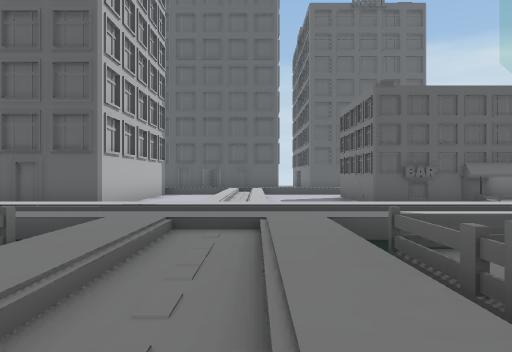
View 1 (above)

24 first-person views from a walk through a Unity game level. The camera is 1.2 m above the floor, looks level and sees 70° across. The floor is counted in squares, 2 m on a side. Each view is taken from the middle of a square. On the plan, view 1 faces up. The plan holds only what a view shows up to about 10 squares ahead; the rest is blank. The place goes on beyond the plan. The player character is not drawn.

View 2
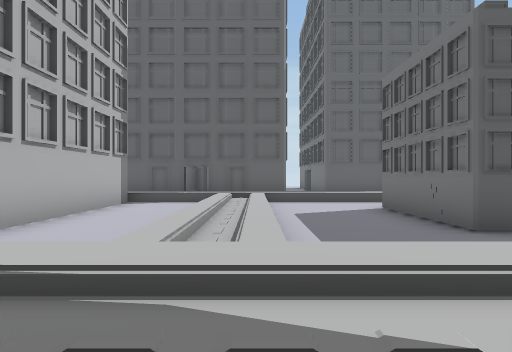

View 3
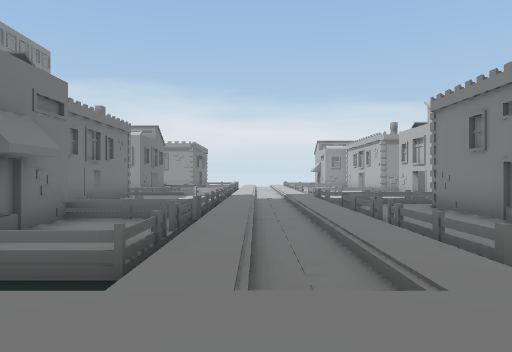

View 4
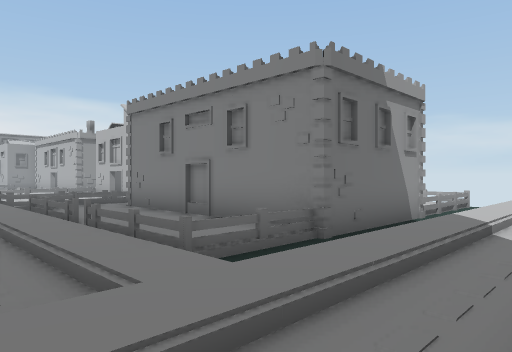

View 5
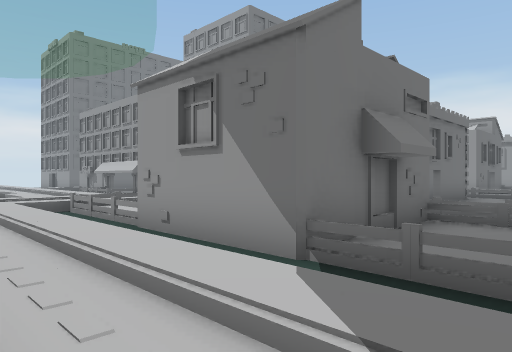

View 6
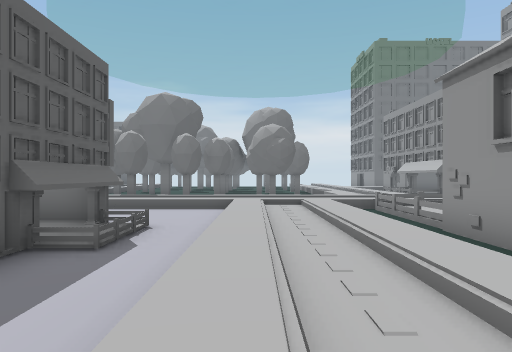

View 7
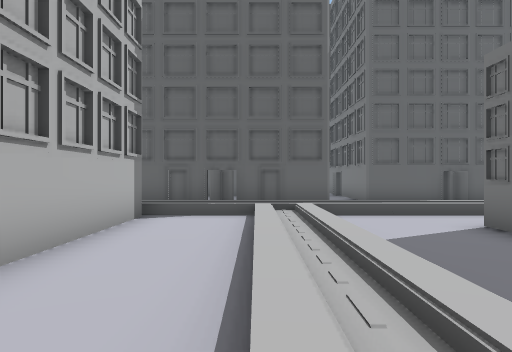

View 8
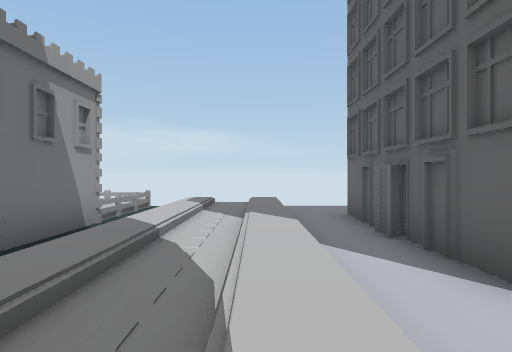

View 9
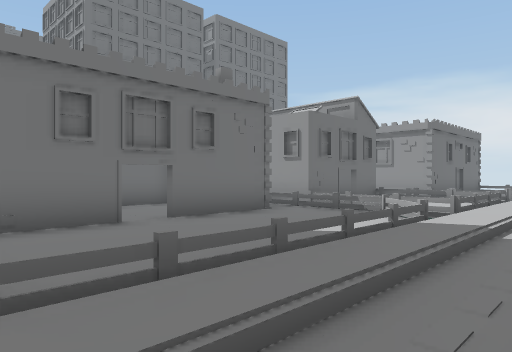

View 10
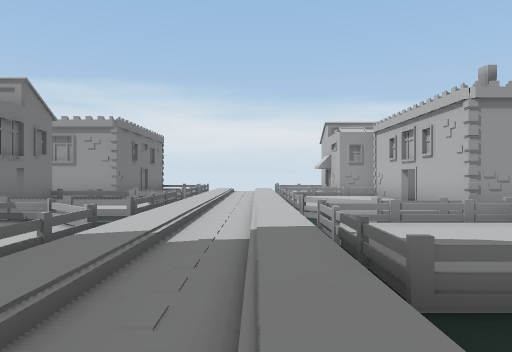

View 11
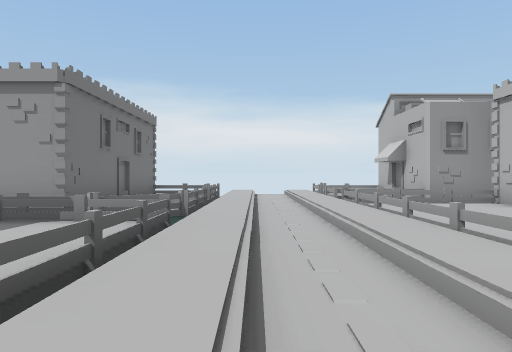

View 12
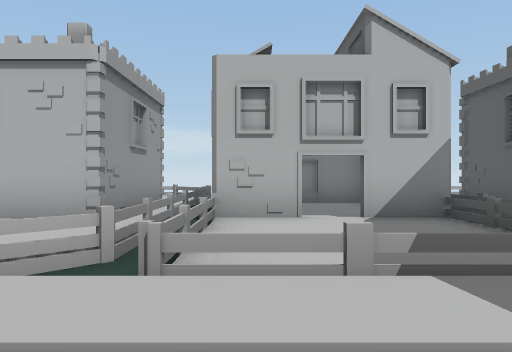

View 13
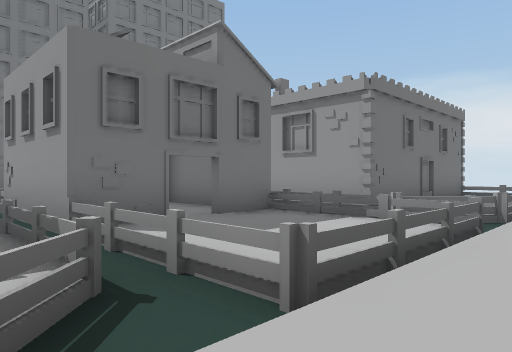

View 14
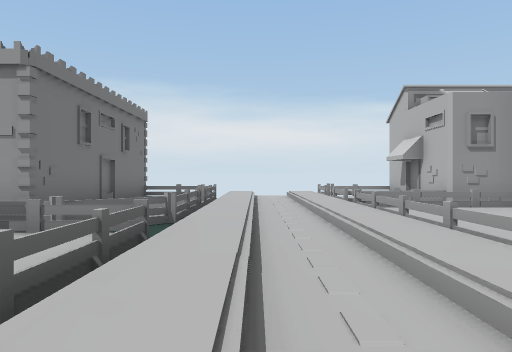

View 15
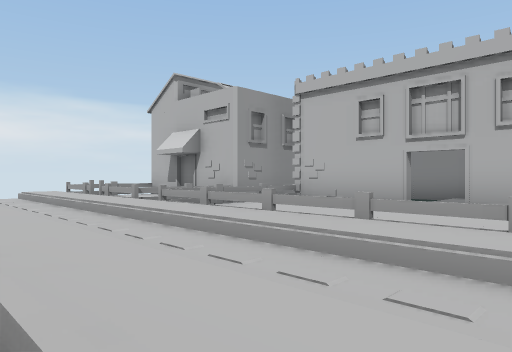

View 16
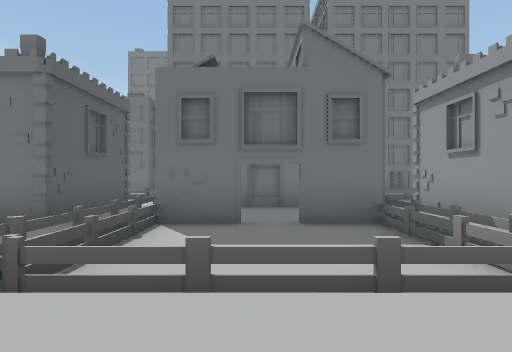

View 17
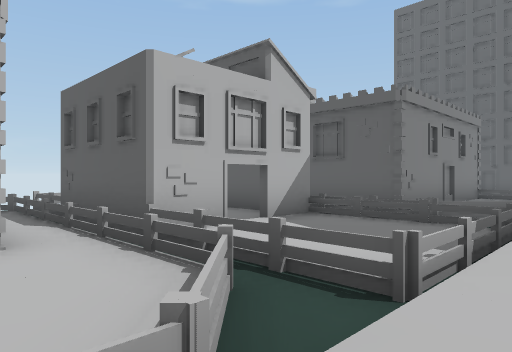

View 18
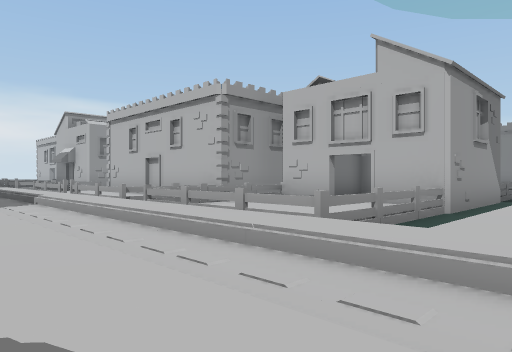

View 19
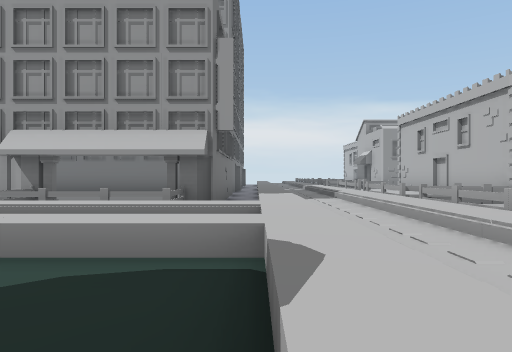

View 20
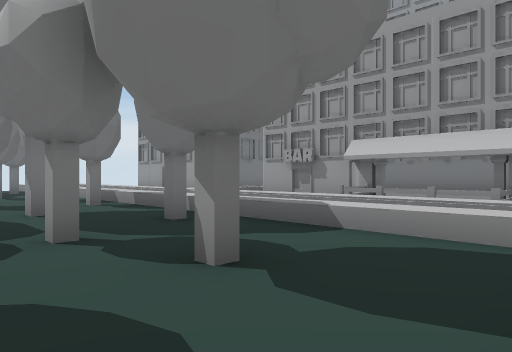

View 21
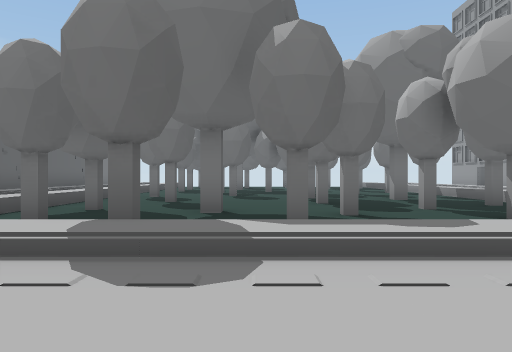

View 22
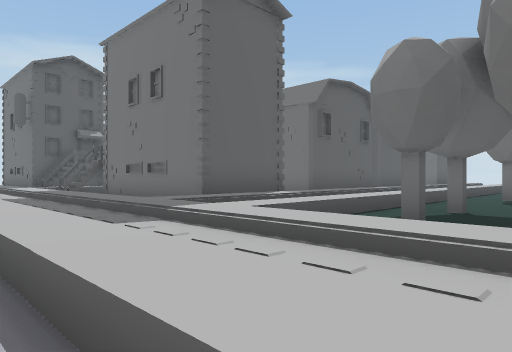

View 23
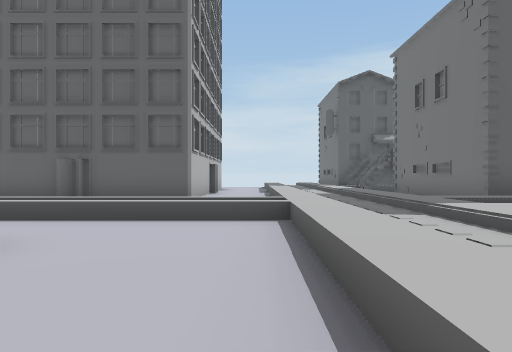

View 24
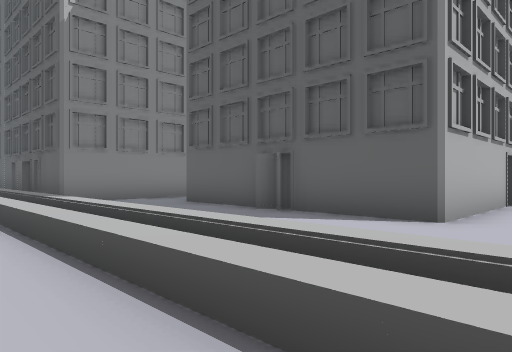

### Floor plan
Key: @ floor where view 1 was taken; # wall or solid block; . main floor; : floor 0.25 m higher than the main floor; + floor 0.5 m higher than the main floor; / step, stairs or slope; B building; F fence; H house; C column; T tree; O other object.
Columns run from 11 left of view 1 to 20 right of it. Each row starts with its distance up from view 1.
 20                    #.  :/ #
 19                    #. +:/ #
 18             B.######. +:/ #
 17             B........ +:/ #
 16        BBBBBB         +:/ ##  O
 15        ///////////////+:+++++++
 14         //////////////+:::::::
 13        B..//...   ....+:////////
 12        B..//..#    ...+:/ T/T..T
 11        B..//..#    ...+:/ ...T..
 10        B..//..#   # ..+:T .T....
  9        B..//..##F## ..+:/T......
  8 ..BBBBBB..//....///...+:/..T...T
  7 ..........//..........+:/....T.
  6 +++++++++++++++++++++++:/...T...
  5 ::::::::::::::::::::::+:/.T...T.
  4 //////////+://////////+:/...T...
  3 HHHHHHHHHH+:HHHHHHHHHH+:++++++++
  2 H      H H+:H H   H  H+::::::
  1        H H+:H H   H  H+://///
  0        H H+@HHHHHHHHHH+:/FFFF
 -1        H H+:HHHH HHH  +:/#C:C##
 -2        H H+:H  H   H H+:/#:::
 -3    HHHHHH.+:H  HH  H H+:/#:::
 -4    HHH  ..+:H      H  +:/#
 -5   H   H  H+:H  HH  H H+
 -6   H   H  H+:H  HH  H H+
 -7 HHH   H  H+:/H HHHHH
 -8      .....+:/.HHHHHH
 -9  HHHHHH H.+:/HHHHHH
-10       H  H+:/   H  H
-11       H  H+:/   H  H
-12       H  H+:/HHHHHHH
-13   H.  H  H+:/H:HHHH
-14   H.  H  H+:/ HHHH
-15       HHHH+:/ H
-16      HHHHH+:/ H
-17        H H+:/ H
-18        H H+:  H
-19      HHHHH+

Where each view was taken, in squares from view 1:
view 1: 0 up, 0 right, facing up
view 2: 4 up, 0 right, facing up
view 3: 6 up, 0 right, facing down
view 4: 6 up, 0 right, facing down-left
view 5: 6 up, 1 right, facing down-right
view 6: 6 up, 1 right, facing right
view 7: 6 up, 1 left, facing up
view 8: 6 up, 1 left, facing left
view 9: 1 down, 1 left, facing down-right
view 10: 2 down, 1 left, facing down
view 11: 7 down, 0 right, facing down
view 12: 7 down, 0 right, facing left
view 13: 7 down, 0 right, facing down-right
view 14: 8 down, 0 right, facing down
view 15: 10 down, 1 right, facing down-left
view 16: 10 down, 1 left, facing right
view 17: 10 down, 1 left, facing up-left
view 18: 5 up, 13 right, facing down-left
view 19: 6 up, 13 right, facing down
view 20: 7 up, 13 right, facing down-right
view 21: 9 up, 10 right, facing right
view 22: 10 up, 10 right, facing up-right
view 23: 9 up, 10 right, facing up
view 24: 13 up, 10 right, facing up-left
